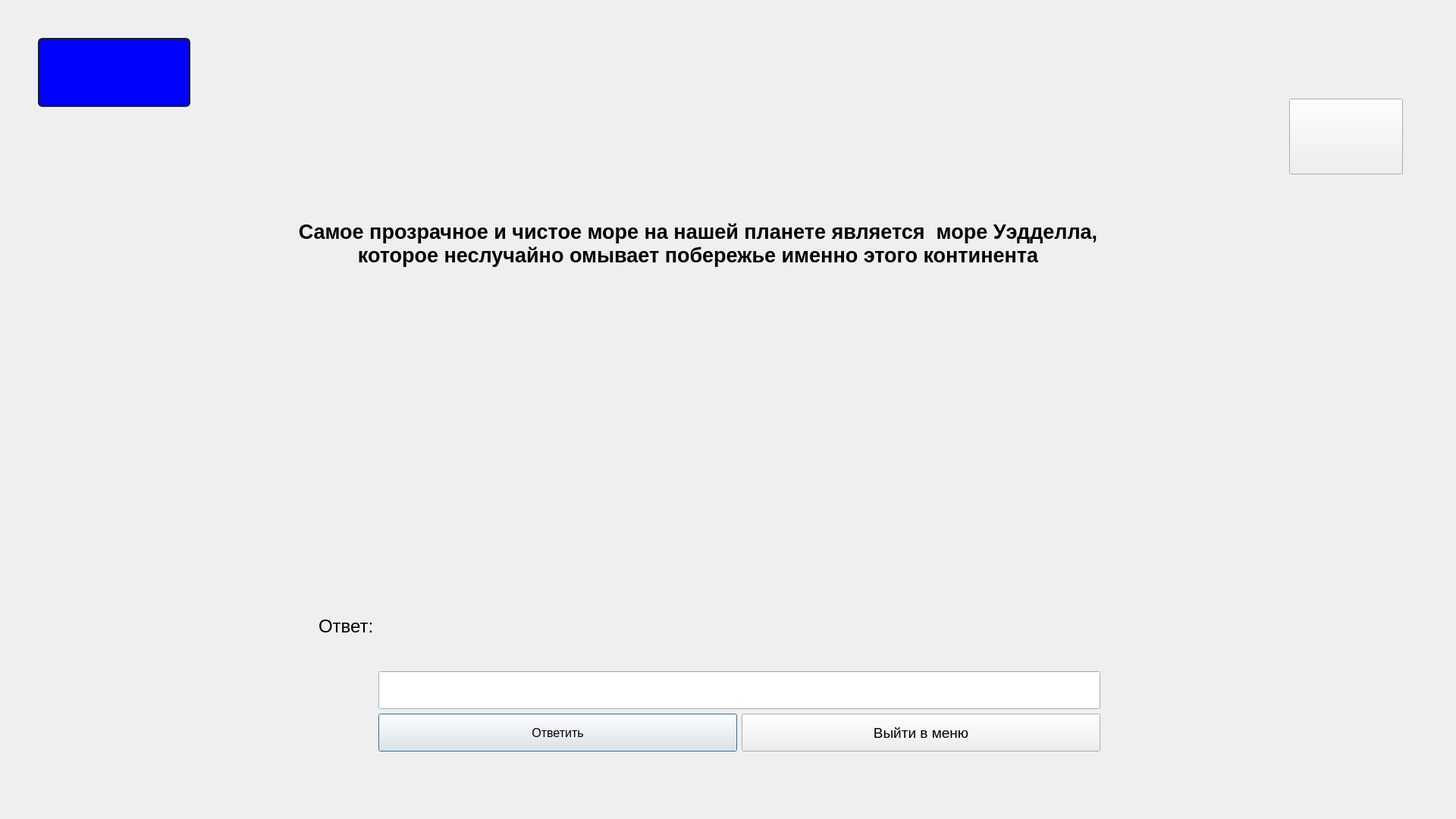
<?xml version="1.0" encoding="UTF-8"?>
<ui version="4.0">
 <class>window131</class>
 <widget class="QDialog" name="window131">
  <property name="geometry">
   <rect>
    <x>0</x>
    <y>0</y>
    <width>1920</width>
    <height>1080</height>
   </rect>
  </property>
  <property name="windowTitle">
   <string>Dialog</string>
  </property>
  <widget class="QLabel" name="label_score">
   <property name="geometry">
    <rect>
     <x>50</x>
     <y>50</y>
     <width>201</width>
     <height>91</height>
    </rect>
   </property>
   <property name="styleSheet">
    <string notr="true">QLabel
{
font-weight: bold;
    color: yellow;
    background-color: blue;
    border-width: 2px;
    border-color: #1e1e1e;
    border-style: solid;
    border-radius: 6;
    padding: 3px;
    font-size: 40px;
    padding-left: 5px;
    padding-right: 5px;
}

QPushButton:pressed
{
    background-color: QLinearGradient( x1: 0, y1: 0, x2: 0, y2: 1, stop: 0 #2d2d2d, stop: 0.1 #2b2b2b, stop: 0.5 #292929, stop: 0.9 #282828, stop: 1 #252525);
}

QPushButton:hover
{
    border: 2px solid QLinearGradient( x1: 0, y1: 0, x2: 0, y2: 1, stop: 0 #ffa02f, stop: 1 #d7801a);
}

QPushButton:focus {
    border-color: yellow;
   outline: none;
}</string>
   </property>
   <property name="text">
    <string/>
   </property>
  </widget>
  <widget class="QStackedWidget" name="stackedWidget">
   <property name="geometry">
    <rect>
     <x>-50</x>
     <y>120</y>
     <width>1920</width>
     <height>1080</height>
    </rect>
   </property>
   <property name="currentIndex">
    <number>0</number>
   </property>
   <widget class="QWidget" name="page">
    <widget class="QLabel" name="label">
     <property name="geometry">
      <rect>
       <x>440</x>
       <y>10</y>
       <width>1061</width>
       <height>381</height>
      </rect>
     </property>
     <property name="font">
      <font>
       <pointsize>20</pointsize>
       <weight>75</weight>
       <bold>true</bold>
      </font>
     </property>
     <property name="text">
      <string>Самое прозрачное и чистое море на нашей планете является  море Уэдделла, которое неслучайно омывает побережье именно этого континента</string>
     </property>
     <property name="textFormat">
      <enum>Qt::AutoText</enum>
     </property>
     <property name="scaledContents">
      <bool>false</bool>
     </property>
     <property name="alignment">
      <set>Qt::AlignCenter</set>
     </property>
     <property name="wordWrap">
      <bool>true</bool>
     </property>
    </widget>
    <widget class="QWidget" name="layoutWidget">
     <property name="geometry">
      <rect>
       <x>470</x>
       <y>540</y>
       <width>1031</width>
       <height>331</height>
      </rect>
     </property>
     <layout class="QHBoxLayout" name="horizontalLayout_2">
      <item>
       <widget class="QLabel" name="label_4">
        <property name="minimumSize">
         <size>
          <width>0</width>
          <height>100</height>
         </size>
        </property>
        <property name="font">
         <font>
          <pointsize>18</pointsize>
         </font>
        </property>
        <property name="text">
         <string>Ответ:</string>
        </property>
       </widget>
      </item>
      <item>
       <layout class="QVBoxLayout" name="verticalLayout">
        <item>
         <widget class="QLabel" name="label_result">
          <property name="minimumSize">
           <size>
            <width>0</width>
            <height>200</height>
           </size>
          </property>
          <property name="font">
           <font>
            <pointsize>30</pointsize>
            <weight>75</weight>
            <bold>true</bold>
           </font>
          </property>
          <property name="styleSheet">
           <string notr="true"/>
          </property>
          <property name="text">
           <string/>
          </property>
         </widget>
        </item>
        <item>
         <widget class="QLineEdit" name="lineEdit_answer">
          <property name="minimumSize">
           <size>
            <width>0</width>
            <height>50</height>
           </size>
          </property>
          <property name="font">
           <font>
            <pointsize>20</pointsize>
            <weight>75</weight>
            <bold>true</bold>
           </font>
          </property>
          <property name="text">
           <string/>
          </property>
         </widget>
        </item>
        <item>
         <layout class="QHBoxLayout" name="horizontalLayout">
          <item>
           <widget class="QPushButton" name="pushButton_answer">
            <property name="enabled">
             <bool>true</bool>
            </property>
            <property name="minimumSize">
             <size>
              <width>0</width>
              <height>50</height>
             </size>
            </property>
            <property name="font">
             <font>
              <pointsize>12</pointsize>
             </font>
            </property>
            <property name="text">
             <string>Ответить</string>
            </property>
           </widget>
          </item>
          <item>
           <widget class="QPushButton" name="pushButton_11">
            <property name="minimumSize">
             <size>
              <width>0</width>
              <height>50</height>
             </size>
            </property>
            <property name="font">
             <font>
              <pointsize>14</pointsize>
             </font>
            </property>
            <property name="text">
             <string>Выйти в меню</string>
            </property>
           </widget>
          </item>
         </layout>
        </item>
       </layout>
      </item>
     </layout>
    </widget>
    <widget class="QPushButton" name="show_hit">
     <property name="geometry">
      <rect>
       <x>1750</x>
       <y>10</y>
       <width>150</width>
       <height>100</height>
      </rect>
     </property>
     <property name="text">
      <string/>
     </property>
    </widget>
   </widget>
   <widget class="QWidget" name="page_2">
    <widget class="QPushButton" name="close_hit">
     <property name="geometry">
      <rect>
       <x>1750</x>
       <y>10</y>
       <width>150</width>
       <height>100</height>
      </rect>
     </property>
     <property name="text">
      <string/>
     </property>
    </widget>
    <widget class="QLabel" name="label_3">
     <property name="geometry">
      <rect>
       <x>440</x>
       <y>10</y>
       <width>1060</width>
       <height>200</height>
      </rect>
     </property>
     <property name="font">
      <font>
       <pointsize>20</pointsize>
       <weight>75</weight>
       <bold>true</bold>
      </font>
     </property>
     <property name="text">
      <string/>
     </property>
     <property name="alignment">
      <set>Qt::AlignCenter</set>
     </property>
    </widget>
   </widget>
   <widget class="QWidget" name="page_3"/>
  </widget>
  <widget class="QLabel" name="label_2">
   <property name="geometry">
    <rect>
     <x>0</x>
     <y>0</y>
     <width>1920</width>
     <height>1080</height>
    </rect>
   </property>
   <property name="text">
    <string/>
   </property>
  </widget>
  <zorder>label_2</zorder>
  <zorder>label_score</zorder>
  <zorder>stackedWidget</zorder>
 </widget>
 <resources/>
 <connections/>
</ui>
